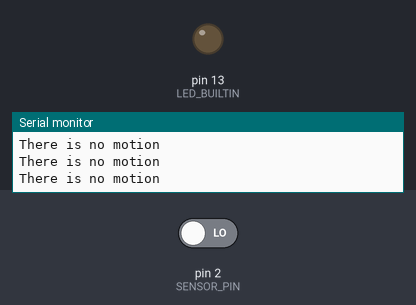
Recording of a sketch running on a simulated Arduino Uno, built with avr-gcc and run on an emulated ATmega328P. Parts: output pins drawn as LEDs (lit = HIGH), the last lines printed to the serial monitor. The test bench sets the inputs (shaded band); at power-on: pin 2 (SENSOR_PIN) LOW.

Above: at 2.8 s.
2.9 s: pin 2 (SENSOR_PIN) driven HIGH
At 4.2 s:
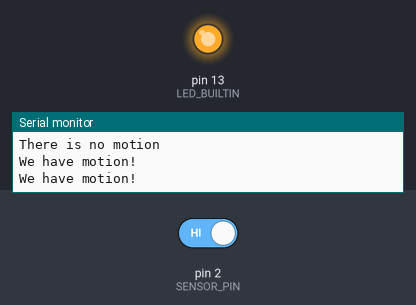
4.5 s: pin 2 (SENSOR_PIN) driven LOW
At 5.7 s:
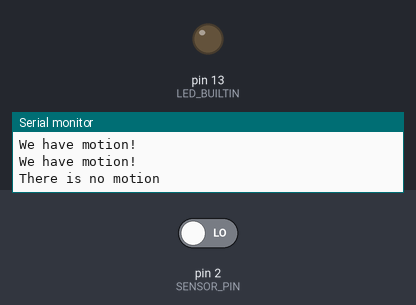
Timing chart, 0 to 7.5 s (numbered marks = the images above; inputs shaded):
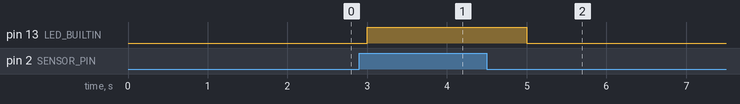

The sketch:

MotionSensor.ino
```cpp
const int SENSOR_PIN = 2;

void setup() {
  // put your setup code here, to run once:
  pinMode(SENSOR_PIN, INPUT);
  pinMode(LED_BUILTIN, OUTPUT);

  Serial.begin(9600);
}

void loop() {
  // put your main code here, to run repeatedly:
  if (digitalRead(SENSOR_PIN) == HIGH)
  {
    digitalWrite(LED_BUILTIN, HIGH);
    Serial.println("We have motion!");
  }
  else // if (digitalRead(SENSOR_PIN) == LOW)
  {
    digitalWrite(LED_BUILTIN, LOW);
    Serial.println("There is no motion");
  }
  delay(1000);
}
```

Measured:
- after the input at 2.9 s, pin 13 (LED_BUILTIN): LOW → HIGH after 0.10 s
- after the input at 4.5 s, pin 13 (LED_BUILTIN): HIGH → LOW after 0.50 s
